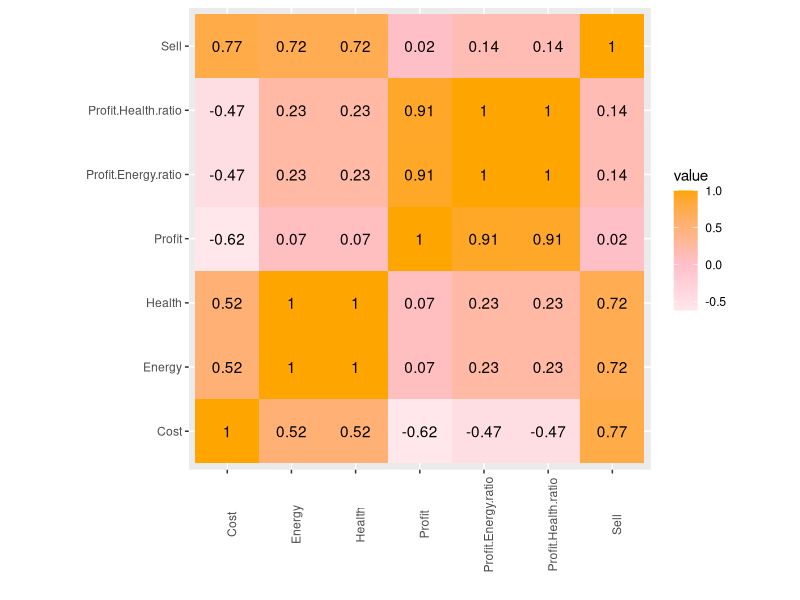
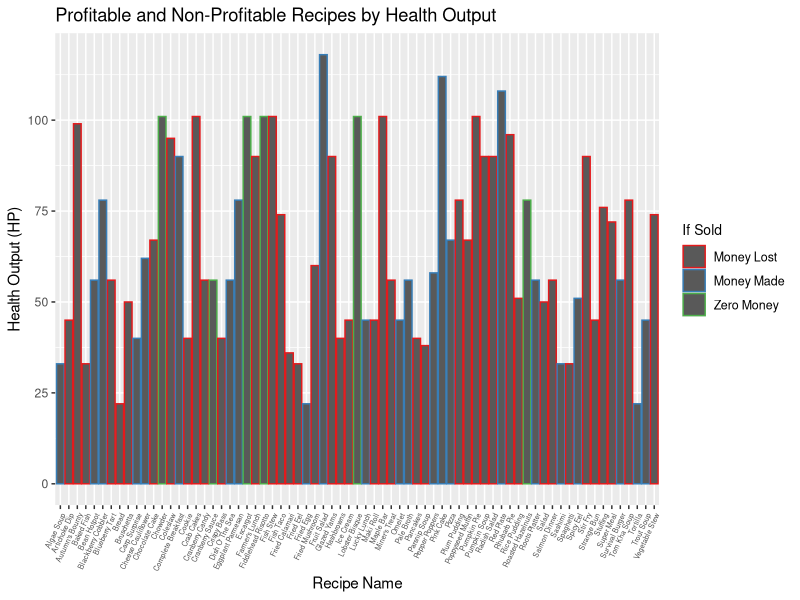
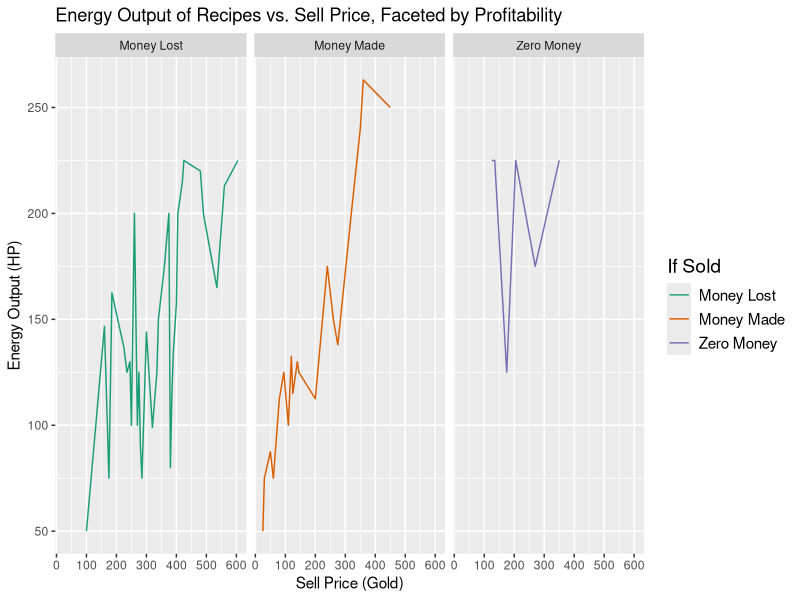
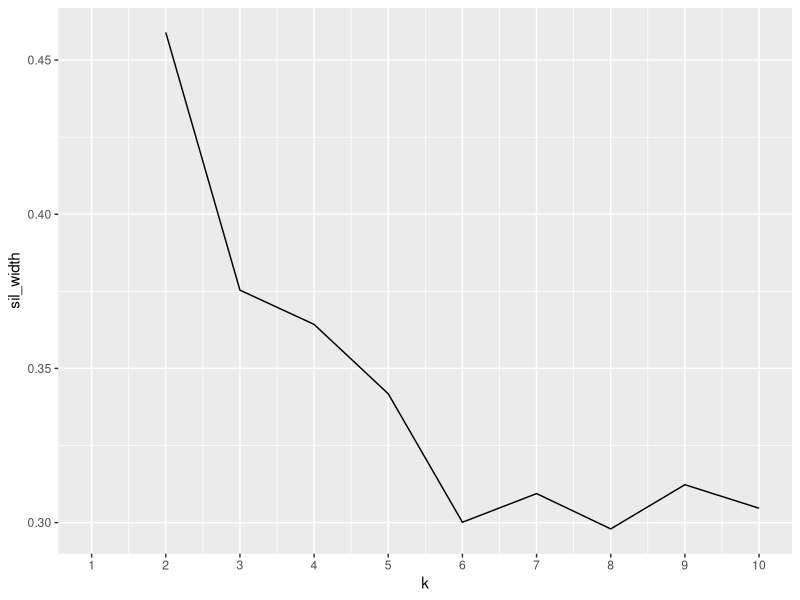
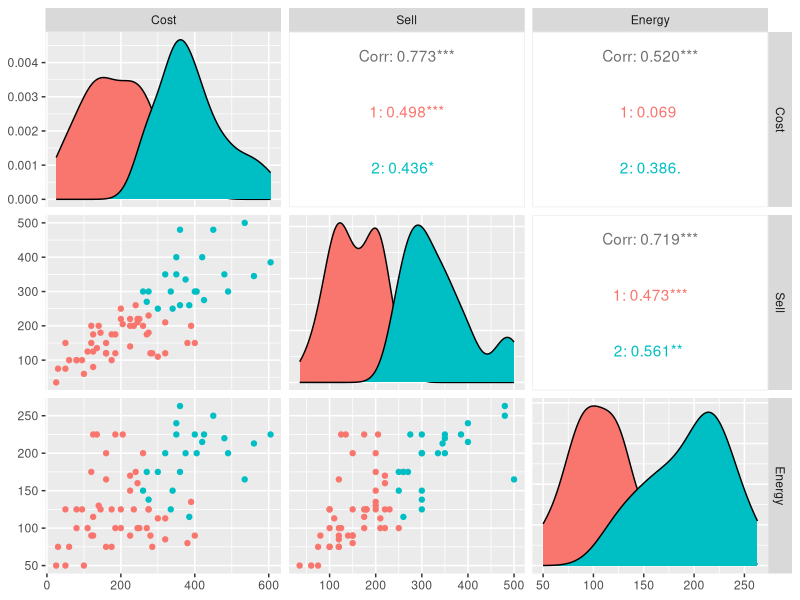
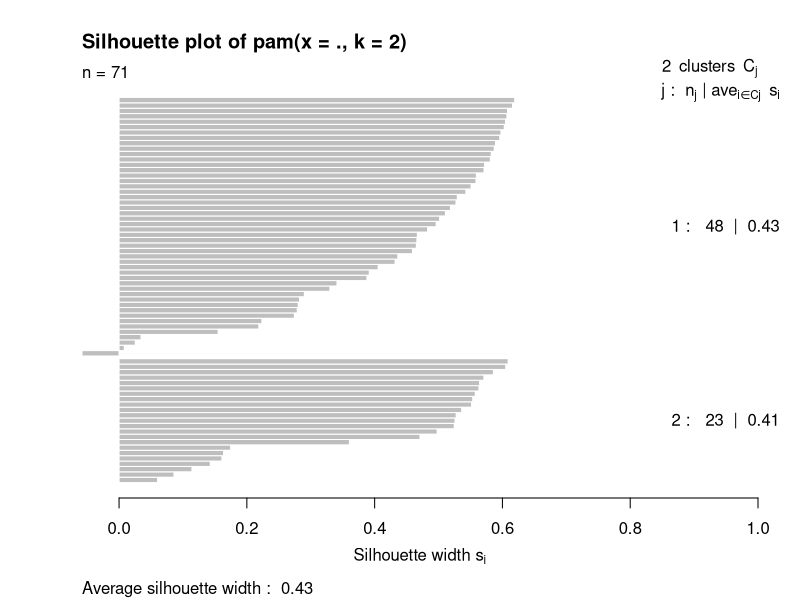

Generate these figures, in order, with R:
## ---- chunk 1
knitr::opts_chunk$set(echo = TRUE, eval = TRUE, fig.align = "center", warning = F, message = F,
tidy=TRUE, tidy.opts=list(width.cutoff=60), R.options=list(max.print=100))
## ---- chunk 2
library(readxl)
library(readr)
library(tidyr)
library(tidyverse)
library(cluster)
library(GGally)
library(kableExtra)
recipeprofits <- read_xlsx("recipeprofits.xlsx")
recipestat <- read_xlsx("recipestat.xlsx")
glimpse(recipeprofits)
glimpse(recipestat)
## ---- chunk 3
#Cleaning Up the Datasets and Joining Them
recipeprofits <- recipeprofits %>% mutate(Q1 = NULL, Q2 = NULL, Q3 = NULL, Q4 = NULL)
recipes <- inner_join(recipeprofits, recipestat, by=c("Item" = "Name"))
recipes <- recipes %>% mutate(Ingredient = NULL, `Ingredient 2.y` = NULL, `Ingredient 3.y` = NULL, `Ingredient 4.y` = NULL, `Sell Price` = NULL) %>% rename('I1' = 'Ingredient 1', 'I2' = 'Ingredient 2.x', 'I3' = 'Ingredient 3.x', 'I4' = 'Ingredient 4.x')
## ---- chunk 4
#Adding Function Variables
recipes <- recipes %>% mutate(Profit.Energy.ratio = Profit/Energy, Profit.Health.ratio = Profit/Health)

#Summary Statistics- Overall Data
summarystat <- recipes %>% select(Cost, Sell, Profit, Energy, Health, Profit.Energy.ratio, Profit.Health.ratio) %>% summarize_if(is.numeric, list(mean=mean, sd=sd, median=median, min=min, max=max), na.rm=T)
summarystat <- summarystat %>% pivot_longer(cols=Cost_mean:Profit.Health.ratio_max) %>% separate(name,into= c("variable","stat"), sep = "_")
summarystat %>% pivot_wider(names_from="stat", values_from="value") %>% arrange(desc(sd)) %>% kbl() %>% kable_paper("hover", full_width = F) 

#Summary Statistics- Creating an `If Sold` Categorical Variable
recipes <- recipes %>% mutate(cg= case_when(Profit > 0 ~ "Money Made", Profit == 0 ~ "Zero Money", Profit < 0 ~ "Money Lost")) %>% rename('If Sold' = 'cg')
recipes %>% mutate(Cost = NULL, Sell = NULL) %>% group_by(`If Sold`) %>% mutate(C1 = NULL, C2 = NULL, C3 = NULL, C4 = NULL) %>% summarize_if(is.numeric, list(mean=mean, sd=sd, median=median, min=min, max=max), na.rm=T) %>% pivot_longer(cols=Profit_mean:Profit.Health.ratio_max) %>% separate(name,into= c("variable","stat"), sep = "_") %>% pivot_wider(names_from="stat", values_from="value") %>% filter(`If Sold` == "Money Made" | `If Sold`== "Money Lost") %>% kbl() %>% kable_paper("hover", full_width = F)

#Correlation Matrix
recipes %>% mutate(C1 = NULL, C2 = NULL, C3 = NULL, C4 = NULL) %>% select_if(is.numeric) %>% cor %>% as.data.frame %>% rownames_to_column %>% kbl() %>% kable_paper("hover", full_width = F)
## ---- chunk 5
#Heat Map
recipes %>% mutate(C1 = NULL, C2 = NULL, C3 = NULL, C4 = NULL) %>% select_if(is.numeric) %>% cor %>% as.data.frame %>% rownames_to_column %>%pivot_longer(-1)%>% ggplot(aes(rowname,name,fill=value))+geom_tile()+ geom_text(aes(label=round(value,2)))+ xlab("")+ylab("")+coord_fixed() + theme(axis.text.x = element_text(angle=90)) + scale_fill_gradient2(low="white",mid="pink",high="orange")
## ---- chunk 6
#Bar Graph                                        
recipes %>% ggplot(aes(x = Item, y = Health, color = `If Sold`))+geom_bar(stat="summary") + theme(axis.text.x = element_text(angle=65, hjust=1, size = 5, vjust=1)) + ggtitle("Profitable and Non-Profitable Recipes by Health Output") + ylab("Health Output (HP)") + xlab("Recipe Name") + theme(legend.title = element_text(size = 10), legend.text = element_text(size = 9)) + scale_y_continuous(breaks=seq(0,200,25)) + scale_colour_brewer(palette = "Set1")
## ---- chunk 7
#Faceted Line Graph
recipes %>% ggplot(aes(x = Cost, y = Energy, color = `If Sold`))+ geom_line(stat="summary") + facet_wrap(~`If Sold`) + ggtitle("Energy Output of Recipes vs. Sell Price, Faceted by Profitability") + ylab("Energy Output (HP)") + xlab("Sell Price (Gold)") + scale_x_continuous(breaks=seq(0,600,100)) + theme(legend.title = element_text(size = 14), legend.text = element_text(size = 11)) + scale_color_brewer(palette = "Dark2")
## ---- chunk 8
#Finding optimum number of clusters
recipes_dat<-recipes%>%select(`Cost`, `Sell`, `Energy`)
sil_width<-vector()
for(i in 2:10){
  pam_fit <- pam(recipes_dat, k = i)
  sil_width[i] <- pam_fit$silinfo$avg.width
}
ggplot()+geom_line(aes(x=1:10,y=sil_width))+scale_x_continuous(name="k",breaks=1:10)

## ---- chunk 9
#PAM Cluster Visualization
pam1 <- recipes_dat %>% scale %>% pam(k=2)
pam_clust <- recipes_dat %>% mutate(cluster=as.factor(pam1$clustering)) %>% group_by(cluster) %>% summarize_if(is.numeric, mean, na.rm=T)
recipes %>% mutate(cluster=as.factor(pam1$clustering)) %>% 
  ggpairs(columns = c("Cost","Sell","Energy"), aes(color=cluster))
## ---- chunk 10
#Silhouette Goodness of Fit
plot(pam1, which=2)
